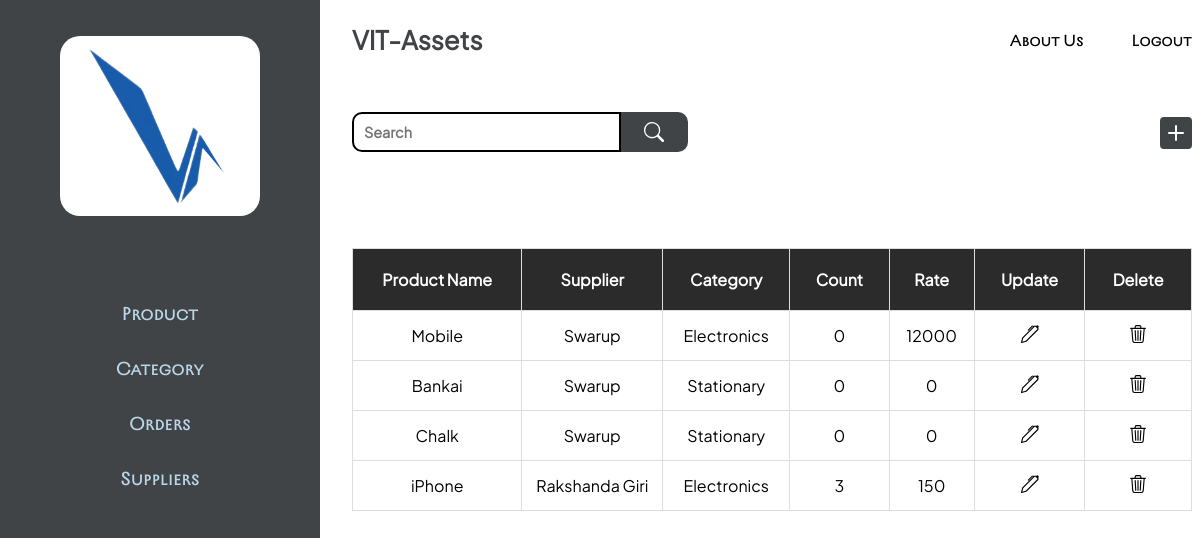
The page /products.php (signed in) on the database its author committed.
### tables this page shows
CREATE TABLE `products` (
  `prod_id` int(11) NOT NULL,
  `prod_name` varchar(150) NOT NULL,
  `prod_count` int(150) NOT NULL,
  `cat_id` int(11) NOT NULL,
  `sup_id` int(11) NOT NULL,
  `rate` int(11) NOT NULL
);

CREATE TABLE `supplier` (
  `sup_id` int(11) NOT NULL,
  `sup_name` varchar(150) NOT NULL,
  `start_date` datetime NOT NULL DEFAULT current_timestamp(),
  `end_date` datetime NOT NULL DEFAULT current_timestamp(),
  `password` varchar(150) NOT NULL,
  `email` varchar(255) NOT NULL,
  `status` int(11) NOT NULL DEFAULT 0
);

CREATE TABLE `cat` (
  `cat_id` int(11) NOT NULL,
  `cat_name` varchar(150) NOT NULL
);

### products.php (the view, shortened to what this page needs)
<!DOCTYPE html>
<html>
<head>
    <link rel="stylesheet" href="https://cdn.jsdelivr.net/npm/bootstrap-icons@1.10.3/font/bootstrap-icons.css">
    <link rel="stylesheet" href="table.css">
</head>
<body>
                <?php
                $conn = mysqli_connect('localhost', 'root', '', 'college_inv')
                    or die('Connection Issue');
                    ?>
                <?php
                $res = mysqli_query($conn, "select * from supplier");
                    ?>
    <section>
        <div class="main-row">
            <div class="col-2 sec-1 ">
                <div class="div-img">
                    <img src="logo.png" width="160px">
                </div>
                <div class="link">
                    <h3 class="link-text">
                        <a href="./products.php">
                            Product
                        </a>
                    </h3>
                </div>
                <div class="link">
                    <h3 class="link-text">
                        <a href="./category.php">
                            Category
                        </a>
                    </h3>
                </div>
                <div class="link">
                    <h3 class="link-text">
                        <a href="./order.php">
                            Orders
                        </a>
                    </h3>
                </div>
                <div class="link">
                    <h3 class="link-text">
                        <a href="./supplier.php">
                            Suppliers
                        </a>
                    </h3>
                </div>
            </div>
            <div class=" col-10 sec-2">
                <nav>
                    <h1 class="logo">
                    <a href="./home.php"> VIT-Assets </a>
                    </h1>
                    <ul class="links">
                        <li class="link-text">
                            <a href="./abt_us.html" class="nav-link">
                                About Us
                            </a>
                        </li>
                        <li class="link-text">
                            <a href="./logout.php" class="nav-link">
                                Logout
                            </a>
                        </li>
                    </ul>
                </nav>
                <div class="search-bar-outer">
                    <form action="" class="search-bar">
                        <input name="search" type="text" class="search-bar-1" placeholder="Search">
                        <button class="search-bar-2">
                            <svg xmlns="http://www.w3.org/2000/svg" width="20" height="20" fill="white"
                                class="bi bi-search" viewBox="0 0 16 16">
                                <path
                                    d="M11.742 10.344a6.5 6.5 0 1 0-1.397 1.398h-.001c.03.04.062.078.098.115l3.85 3.85a1 1 0 0 0 1.415-1.414l-3.85-3.85a1.007 1.007 0 0 0-.115-.1zM12 6.5a5.5 5.5 0 1 1-11 0 5.5 5.5 0 0 1 11 0z" />
                            </svg>
                        </button>
                    </form>
                    <div class="add" id="addBtn">
                        <svg xmlns="http://www.w3.org/2000/svg" width="32" height="32" fill="currentColor"
                            class="bi bi-plus-square-fill" viewBox="0 0 16 16">
                            <path
                                d="M2 0a2 2 0 0 0-2 2v12a2 2 0 0 0 2 2h12a2 2 0 0 0 2-2V2a2 2 0 0 0-2-2H2zm6.5 4.5v3h3a.5.5 0 0 1 0 1h-3v3a.5.5 0 0 1-1 0v-3h-3a.5.5 0 0 1 0-1h3v-3a.5.5 0 0 1 1 0z" />
                        </svg>
                    </div>
                </div>
                <table id="customers">
                    <tr>
                        <th style="text-align:center; padding: 20px;">Product Name</th>
                        <th style="text-align:center; padding: 20px;">Supplier</th>
                        <th style="text-align:center; padding: 20px;">Category</th>
                        <th style="text-align:center; padding: 20px;">Count</th>
                        <th style="text-align:center; padding: 20px;">Rate</th>
                        <th style="text-align:center; padding: 20px;">Update</th>
                        <th style="text-align:center; padding: 20px;">Delete</th>
                    </tr>
                    <?php
                    $conn = mysqli_connect('localhost', 'root', '', 'college_inv')
                        or die('Connection Issue');
                    if (isset($_GET['search'])) {
                        $src = $_GET['search'];
                        $res = mysqli_query($conn, "select * from products WHERE prod_name LIKE '%$src%'");
                    } else {
                        $res = mysqli_query($conn, "select * from products");
                    }
                    while ($data = mysqli_fetch_assoc($res)) {
                        $sup_id = $data["sup_id"];
                        $cat_id = $data["cat_id"];
                        $prod_id = $data["prod_id"];
                        $sqli = mysqli_query($conn, "SELECT * from supplier where sup_id = '$sup_id'");
                        $sqli2 = mysqli_query($conn, "SELECT * from cat where cat_id = '$cat_id'");
                        ?>
                        <tr>
                            <td>
                                <?php echo $data["prod_name"]; ?>
                            </td>
                            <td>
                                <?php echo mysqli_fetch_assoc($sqli)['sup_name']; ?>
                            </td>
                            <td>
                                <?php echo mysqli_fetch_assoc($sqli2)['cat_name']; ?>
                            </td>
                            <td>
                                <?php echo $data["prod_count"]; ?>
                            </td>
                            <td>
                                <?php echo $data["rate"]; ?>
                            </td>
                            <td class="btn-center">
                                <button class="update-btn">
                                    <svg xmlns="http://www.w3.org/2000/svg" class="upd-btn"
                                        id="update-btn-<?php echo $prod_id ?>" width="18" height="18" fill="currentColor"
                                        class="bi bi-pen" viewBox="0 0 16 16">
                                        <path
                                            d="m13.498.795.149-.149a1.207 1.207 0 1 1 1.707 1.708l-.149.148a1.5 1.5 0 0 1-.059 2.059L4.854 14.854a.5.5 0 0 1-.233.131l-4 1a.5.5 0 0 1-.606-.606l1-4a.5.5 0 0 1 .131-.232l9.642-9.642a.5.5 0 0 0-.642.056L6.854 4.854a.5.5 0 1 1-.708-.708L9.44.854A1.5 1.5 0 0 1 11.5.796a1.5 1.5 0 0 1 1.998-.001zm-.644.766a.5.5 0 0 0-.707 0L1.95 11.756l-.764 3.057 3.057-.764L14.44 3.854a.5.5 0 0 0 0-.708l-1.585-1.585z" />
                                    </svg>
                                </button>
                            </td class="btn-center">
                            <td class="btn-center"><a href="./deleteProd.php?id=<?php echo $prod_id ?>"><button
                                        class="delete-btn">
                                    </button>
                                </a>
                                </td>
                        </tr>
                        <?php
                    }
                    ?>
                </table>
            </div>
        </div>
    </section>
</body>
</html>

### table.css (style rules this page uses)
* { padding: 0; margin: 0; box-sizing: border-box; font-family: pitagon-reg; }
.sec-1 { display: flex; align-items: center; justify-content: flex-start; padding: 2rem; padding-top: 3%; flex-direction: column; background-color: rgb(65, 68, 71); width: 40vh; height: 100vh; }
.div-img { display: flex; align-items: center; justify-content: center; padding: 10px; border-radius: 20px; width: 200px; background-color: white; margin-bottom: 60px; }
.link { display: flex; align-items: center; justify-content: center; text-align: center; color: white; margin-top: 20px; padding: 5px; }
.link-text a { font-family: Ricordi-regular; font-weight: lighter; color: #BAD7E9; }
a { color: currentColor; text-decoration: none; }
.main-row { display: flex; gap: 2rem; }
nav { height: 10vh; width: 70vw; display: flex; align-items: center; justify-content: space-between; }
.logo { color: rgb(65, 68, 71); font-size: 1.6rem; font-family: Ricordi-regular; }
.btn-center { text-align: center; }
.update-btn { background-color: #2b346700; color: black; border: none; padding: .5rem 2rem; transition: all ease-in-out 600ms; }
.delete-btn { background-color: #eb455e00; border: none; padding: .5rem 2rem; transition: all ease-in-out 600ms; }
ul { list-style: none; display: flex; align-items: center; gap: 3rem; }
.link-text a.nav-link { color: black; transition: all ease-in-out 500ms; }
#customers { flex-direction: column; justify-content: center; align-items: center; font-family: Arial, Helvetica, sans-serif; border-collapse: collapse; width: 100%; margin-top: 4rem; }
#customers td, #customers th { border: 1px solid #ddd; padding: 6px; text-align: center; }
#customers th { padding-top: 12px; padding-bottom: 12px; text-align: left; background-color: rgb(43, 43, 43); color: white; }
.search-bar-outer { width: 100%; height: 13%; display: flex; flex-direction: row; justify-content: space-between; align-items: center; }
.search-bar { display: flex; flex-direction: row; justify-content: center; width: 40%; height: 40px;; }
.search-bar-1 { border: black solid 2px; border-radius: 10px 0 0 10px ; padding: 10px; width: 80%; background-color: rgb(255, 255, 255); font-size: 0.9rem; font-family: pitagon-reg; font-weight:bold; }
.search-bar-2 { display: flex; flex-direction: row; justify-content: center; align-items: center; border: rgb(65, 68, 71); solid 2px; border-radius: 0px 10px 10px 0px ; padding: 5px; width: 20%; background-color: rgb(65, 68, 71); cursor: pointer; }
.add { margin-top: 5px; float:inline-end; cursor: pointer; color : rgb(65, 68, 71); }

### rows shown on the page
products: prod_name "Mobile", sup.sup_name "Swarup", cat.cat_name "Electronics", prod_count "0", rate "12000"
products: prod_name "Bankai", sup.sup_name "Swarup", cat.cat_name "Stationary", prod_count "0", rate "0"
products: prod_name "Chalk", sup.sup_name "Swarup", cat.cat_name "Stationary", prod_count "0", rate "0"
products: prod_name "iPhone", sup.sup_name "Rakshanda Giri", cat.cat_name "Electronics", prod_count "3", rate "150"
